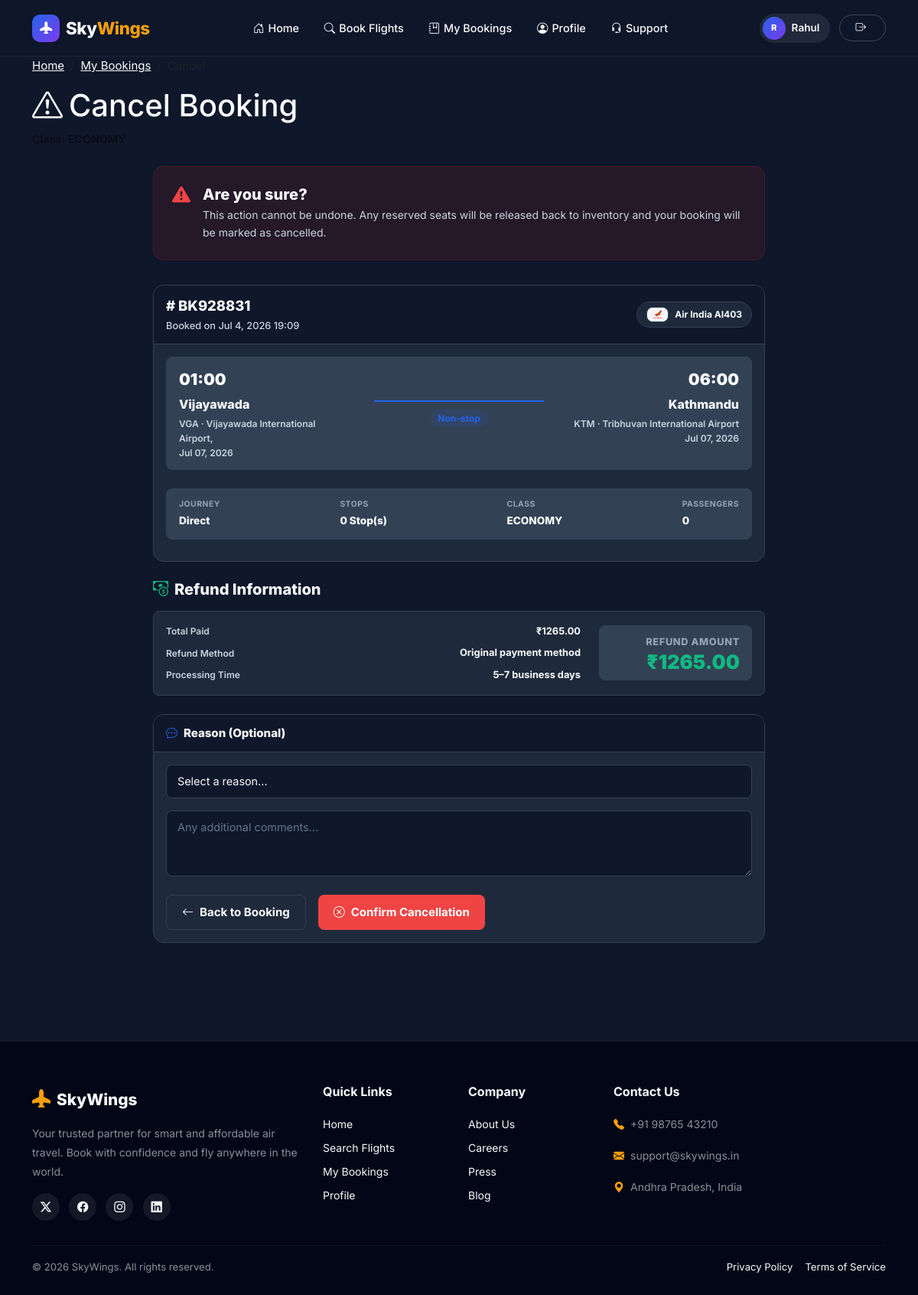
Screenshot of /cancel-booking/BK928831/ (signed in) with the database file from the repository.
### home/models.py (models this page shows, shortened)
class Booking(models.Model):
    STATUS_CHOICES = [('CONFIRMED', 'Confirmed'), ('CANCELLED', 'Cancelled'), ('PENDING', 'Pending')]
    CLASS_CHOICES = [('ECONOMY', 'Economy'), ('BUSINESS', 'Business'), ('FIRST', 'First Class')]
    FARE_TYPE_CHOICES = [('NORMAL', 'Normal'), ('STUDENT', 'Student')]
    reference = models.CharField(max_length=8, unique=True)
    user = models.ForeignKey(User, on_delete=models.CASCADE)
    flight = models.ForeignKey('Flight', on_delete=models.CASCADE, null=True, blank=True)
    flights = models.ManyToManyField('Flight', through='BookingSegment', related_name='multi_segment_bookings')
    nums_passengers = models.PositiveIntegerField(default=1)
    travel_class = models.CharField(max_length=10, choices=CLASS_CHOICES)
    fare_type = models.CharField(max_length=10, choices=FARE_TYPE_CHOICES, default='NORMAL')
    discount_amount = models.DecimalField(max_digits=10, decimal_places=2, default=Decimal('0.00'))
    total_price = models.DecimalField(max_digits=10, decimal_places=2, default=Decimal('0.00'))
    booking_date = models.DateTimeField(auto_now_add=True)
    status = models.CharField(max_length=10, choices=STATUS_CHOICES, default='CONFIRMED')

class Flight(models.Model):
    flight_number = models.CharField(max_length=10)
    airline = models.ForeignKey(Airline, on_delete=models.CASCADE)
    departure_airport = models.ForeignKey(Airport, related_name='departures', on_delete=models.CASCADE)
    arrival_airport = models.ForeignKey(Airport, related_name='arrivals', on_delete=models.CASCADE)
    departure_time = models.DateTimeField()
    arrival_time = models.DateTimeField()
    economy_seats = models.PositiveIntegerField()
    business_seats = models.PositiveIntegerField()
    first_class_seats = models.PositiveIntegerField()
    economy_price = models.DecimalField(max_digits=10, decimal_places=2)
    business_price = models.DecimalField(max_digits=10, decimal_places=2)
    first_class_price = models.DecimalField(max_digits=10, decimal_places=2)
    stops = models.PositiveIntegerField(default=0)
    cabin_allowance = models.CharField('Cabin', max_length=80, default='7 kg cabin bag')
    check_in_allowance = models.CharField('Check In', max_length=80, default='15 kg check-in bag')

class Airline(models.Model):
    name = models.CharField(max_length=100)
    code = models.CharField(max_length=2, unique=True)
    logo = models.ImageField(upload_to='airlines/', null=True, blank=True)

class Airport(models.Model):
    code = models.CharField(max_length=3, unique=True)
    name = models.CharField(max_length=100)
    city = models.CharField(max_length=100)
    country = models.CharField(max_length=100)
    image = models.ImageField(upload_to='airports/', null=True, blank=True)

### home/views.py (the view, shortened to what this page needs)
@login_required
def cancel_booking(request, reference):
    booking = get_object_or_404(Booking, reference=reference, user=request.user)
    if booking.status != 'CONFIRMED':
        messages.error(request, "Only confirmed bookings can be cancelled")
        return redirect('my_bookings')
    return render(request, 'cancel_confirm.html', {'booking': booking})

### templates/cancel_confirm.html (shortened to what this page needs)
{% extends 'base.html' %}
{% block body %}
<div class="cancel-hero">
  <div class="container">
    <nav aria-label="breadcrumb" class="mb-2">
      <ol class="breadcrumb">
        <li class="breadcrumb-item"><a href="{% url 'home' %}">Home</a></li>
        <li class="breadcrumb-item"><a href="{% url 'my_bookings' %}">My Bookings</a></li>
        <li class="breadcrumb-item active">Cancel</li>
      </ol>
    </nav>
    <h1><i class="bi bi-exclamation-triangle me-2"></i>Cancel Booking</h1>
    <p style="color:rgba(0,0,0,0.5); font-weight:600; font-size:0.9rem; margin:4px 0 0;" class="hero-subtitle">
    </p>
  </div>
</div>
<div class="container py-4">
  <div class="cancel-container">
    <div class="warning-banner">
      <div class="d-flex align-items-start gap-3">
        <div class="warning-icon"><i class="bi bi-exclamation-triangle-fill"></i></div>
        <div>
          <h5 style="font-weight:800; color:var(--text); margin-bottom:4px;">Are you sure?</h5>
          <p style="color:var(--text-2); font-size:0.875rem; margin:0; line-height:1.6;">
            This action cannot be undone. Any reserved seats will be released back to inventory and your booking will be
            marked as cancelled.
          </p>
        </div>
      </div>
    </div>
    <div class="ticket-card mb-4">
      <div class="ticket-header">
        <div>
          <div class="ticket-ref"># {{ booking.reference }}</div>
          <div style="font-size:0.8rem; color:var(--text-2); font-weight: 500; margin-top:2px;">Booked on {{ booking.booking_date|date:"M j, Y H:i" }}</div>
        </div>
        <div class="ticket-airline-item" title="{{ booking.flight.airline.name }}">
          {% if booking.flight.airline.logo %}
          <img src="{{ booking.flight.airline.logo.url }}" alt="{{ booking.flight.airline.name }}" class="ticket-airline-logo">
          {% else %}
          <span class="ticket-airline-fallback">{{ booking.flight.airline.code }}</span>
          {% endif %}
          <span>{{ booking.flight.airline.name }} {{ booking.flight.airline.code }}{{ booking.flight.flight_number }}</span>
        </div>
      </div>
      <div class="ticket-body">
        <div class="route-display mb-4">
          <div class="route-point">
            <div class="route-time">{{ booking.flight.departure_time|time:"H:i" }}</div>
            <div class="route-city">{{ booking.flight.departure_airport.city }}</div>
            <div class="route-detail">{{ booking.flight.departure_airport.code }} · {{ booking.flight.departure_airport.name }}</div>
            <div class="route-detail">{{ booking.flight.departure_time|date:"M d, Y" }}</div>
          </div>
          <div class="route-center" style="flex:1; padding:0 2rem; position:relative;">
            <div class="stop-line-bar">
              <div class="stop-line-active"></div>
            </div>
            <div class="route-stop">
              Non-stop
            </div>
          </div>
          <div class="route-point">
            <div class="route-time">{{ booking.flight.arrival_time|time:"H:i" }}</div>
            <div class="route-city">{{ booking.flight.arrival_airport.city }}</div>
            <div class="route-detail">{{ booking.flight.arrival_airport.code }} · {{ booking.flight.arrival_airport.name }}</div>
            <div class="route-detail">{{ booking.flight.arrival_time|date:"M d, Y" }}</div>
          </div>
        </div>
        <div class="info-grid">
          <div class="info-item">
            <div class="info-label">Journey</div>
            <div class="info-value">Direct</div>
          </div>
          <div class="info-item">
            <div class="info-label">Stops</div>
            <div class="info-value">0 Stop(s)</div>
          </div>
          <div class="info-item">
            <div class="info-label">Class</div>
            <div class="info-value">{{ booking.travel_class|upper }}</div>
          </div>
          <div class="info-item">
            <div class="info-label">Passengers</div>
            <div class="info-value">{{ passengers|length }}</div>
          </div>
        </div>
      </div>
    </div>
    <h5 style="font-weight:800; color:var(--text); margin-bottom:1rem;">
      <i class="bi bi-cash-coin me-2" style="color:var(--success);"></i>Refund Information
    </h5>
    <div class="payment-summary-card mb-4">
      <div class="payment-column">
        <div class="payment-row">
          <span class="payment-label">Total Paid</span>
          <span class="payment-value">₹{{ booking.total_price }}</span>
        </div>
        <div class="payment-row">
          <span class="payment-label">Refund Method</span>
          <span class="payment-value">Original payment method</span>
        </div>
        <div class="payment-row">
          <span class="payment-label">Processing Time</span>
          <span class="payment-value">5–7 business days</span>
        </div>
      </div>
      <div class="payment-total-block">
        <div style="font-weight:800; color:var(--text-3); font-size:0.8rem; text-transform:uppercase; letter-spacing:0.05em; margin-bottom:2px;">Refund Amount</div>
        <div style="font-weight:900; color:var(--success); font-size:1.6rem; line-height:1;">₹{{ booking.total_price }}</div>
      </div>
    </div>
    <div class="ticket-card">
      <div class="ticket-header">
        <span style="font-weight: 800; color: var(--text);"><i class="bi bi-chat-dots me-2" style="color:var(--primary);"></i>Reason (Optional)</span>
      </div>
      <div class="ticket-body">
        <form method="POST">
          <div class="mb-3">
            <select class="form-select" id="cancel_reason" name="cancel_reason">
              <option value="">Select a reason...</option>
            </select>
          </div>
          <div class="mb-4">
            <textarea class="form-control" id="comments" name="comments" rows="3"
              placeholder="Any additional comments..."></textarea>
          </div>
          <div class="d-flex gap-3 flex-wrap">
            <a href="{% url 'booking_detail' booking.reference %}" class="btn-back">
              <i class="bi bi-arrow-left me-2"></i>Back to Booking
            </a>
            <button type="submit" class="btn-cancel-confirm">
              <i class="bi bi-x-circle me-2"></i>Confirm Cancellation
            </button>
          </div>
        </form>
      </div>
    </div>
  </div>
</div>
{% endblock %}

### templates/base.html (shortened to what this page needs)
<!doctype html>
<html lang="en" data-theme="dark">
<head>
  <link href="https://cdn.jsdelivr.net/npm/bootstrap@5.3.3/dist/css/bootstrap.min.css" rel="stylesheet">
  <link rel="stylesheet" href="https://cdn.jsdelivr.net/npm/bootstrap-icons@1.11.3/font/bootstrap-icons.css">
</head>
<body>
  <nav class="navbar navbar-expand-lg">
    <div class="container">
      <a class="navbar-brand" href="{% url 'home' %}">
        <div class="brand-icon">
          <i class="bi bi-airplane-fill text-white"></i>
        </div>
        <span class="brand-text">Sky<span>Wings</span></span>
      </a>
      <div class="collapse navbar-collapse" id="navbarMain">
        <ul class="navbar-nav mx-auto mb-2 mb-lg-0 gap-1">
          <li class="nav-item">
            <a class="nav-link" href="{% url 'home' %}"><i class="bi bi-house-door"></i>Home</a>
          </li>
          <li class="nav-item">
            <a class="nav-link" href="{% url 'flight_search' %}"><i class="bi bi-search"></i>Book Flights</a>
          </li>
          <li class="nav-item">
            <a class="nav-link" href="{% url 'my_bookings' %}"><i class="bi bi-journal-bookmark"></i>My Bookings</a>
          </li>
          <li class="nav-item">
            <a class="nav-link" href="{% url 'profile' %}"><i class="bi bi-person-circle"></i>Profile</a>
          </li>
          <li class="nav-item">
            <a class="nav-link" href="{% url 'contact' %}"><i class="bi bi-headset"></i>Support</a>
          </li>
        </ul>
        <div class="d-flex align-items-center gap-2">
          {% if user.is_authenticated %}
          <a href="{% url 'profile' %}" class="nav-user-badge">
            <div class="nav-user-avatar">{{ user.first_name|make_list|first|default:'U' }}</div>
            {{ user.first_name|default:user.username }}
          </a>
          <a href="{% url 'logout' %}" class="nav-link btn-nav-login ms-1" title="Logout">
            <i class="bi bi-box-arrow-right"></i>
          </a>
          {% else %}
          <a href="{% url 'login' %}" class="nav-link btn-nav-login">Login</a>
          <a href="{% url 'register' %}" class="nav-link btn-nav-primary">Get Started</a>
          {% endif %}
        </div>
      </div>
    </div>
  </nav>
  <main>
    {% block body %}{% endblock %}
  </main>
  <footer>
    <div class="container">
      <div class="row g-4">
        <div class="col-lg-4">
          <div class="footer-brand">
            <i class="bi bi-airplane-fill"></i>
            SkyWings
          </div>
          <p>Your trusted partner for smart and affordable air travel. Book with confidence and fly anywhere in the
            world.</p>
          <div class="footer-social mt-3">
            <a href="#" aria-label="Twitter"><i class="bi bi-twitter-x"></i></a>
            <a href="#" aria-label="Facebook"><i class="bi bi-facebook"></i></a>
            <a href="#" aria-label="Instagram"><i class="bi bi-instagram"></i></a>
            <a href="#" aria-label="LinkedIn"><i class="bi bi-linkedin"></i></a>
          </div>
        </div>
        <div class="col-lg-2 col-md-4">
          <h6>Quick Links</h6>
          <ul class="list-unstyled">
            <li><a href="{% url 'home' %}">Home</a></li>
            <li><a href="{% url 'flight_search' %}">Search Flights</a></li>
            <li><a href="{% url 'my_bookings' %}">My Bookings</a></li>
            <li><a href="{% url 'profile' %}">Profile</a></li>
          </ul>
        </div>
        <div class="col-lg-2 col-md-4">
          <h6>Company</h6>
          <ul class="list-unstyled">
            <li><a href="#">About Us</a></li>
            <li><a href="#">Careers</a></li>
            <li><a href="#">Press</a></li>
            <li><a href="#">Blog</a></li>
          </ul>
        </div>
        <div class="col-lg-4 col-md-4">
          <h6>Contact Us</h6>
          <p><i class="bi bi-telephone-fill me-2" style="color: var(--accent)"></i>+91 98765 43210</p>
          <p><i class="bi bi-envelope-fill me-2" style="color: var(--accent)"></i>support@skywings.in</p>
          <p><i class="bi bi-geo-alt-fill me-2" style="color: var(--accent)"></i>Andhra Pradesh, India</p>
        </div>
      </div>
      <hr class="footer-divider">
      <div class="d-flex justify-content-between align-items-center flex-wrap gap-2">
        <p class="mb-0" style="color: rgba(255,255,255,0.35); font-size: 0.82rem;">
          &copy; {% now "Y" %} SkyWings. All rights reserved.
        </p>
        <div class="d-flex gap-3">
          <a href="#" style="color: rgba(255,255,255,0.35); font-size: 0.82rem;">Privacy Policy</a>
          <a href="#" style="color: rgba(255,255,255,0.35); font-size: 0.82rem;">Terms of Service</a>
        </div>
      </div>
    </div>
  </footer>
</body>
</html>

### rows the page displays
Booking: reference "BK928831", booking_date "Jul 4, 2026 19:09", flight.airline.logo (picture), flight.airline.name "Air India", flight.airline.code "AI", flight.flight_number "403", flight.departure_time "01:00", flight.departure_airport.city "Vijayawada", flight.departure_airport.code "VGA", flight.departure_airport.name "​Vijayawada International Airport,", flight.departure_time "Jul 07, 2026", flight.arrival_time "06:00", flight.arrival_airport.city "Kathmandu", flight.arrival_airport.code "KTM", flight.arrival_airport.name "Tribhuvan International Airport", flight.arrival_time "Jul 07, 2026", travel_class "ECONOMY", total_price "1265.00"

### other values shown
{{ user.first_name|make_list|first|default:'U' }} "R"
{{ user.first_name|default:user.username }} "Rahul"
{{ passengers|length }} "0"
